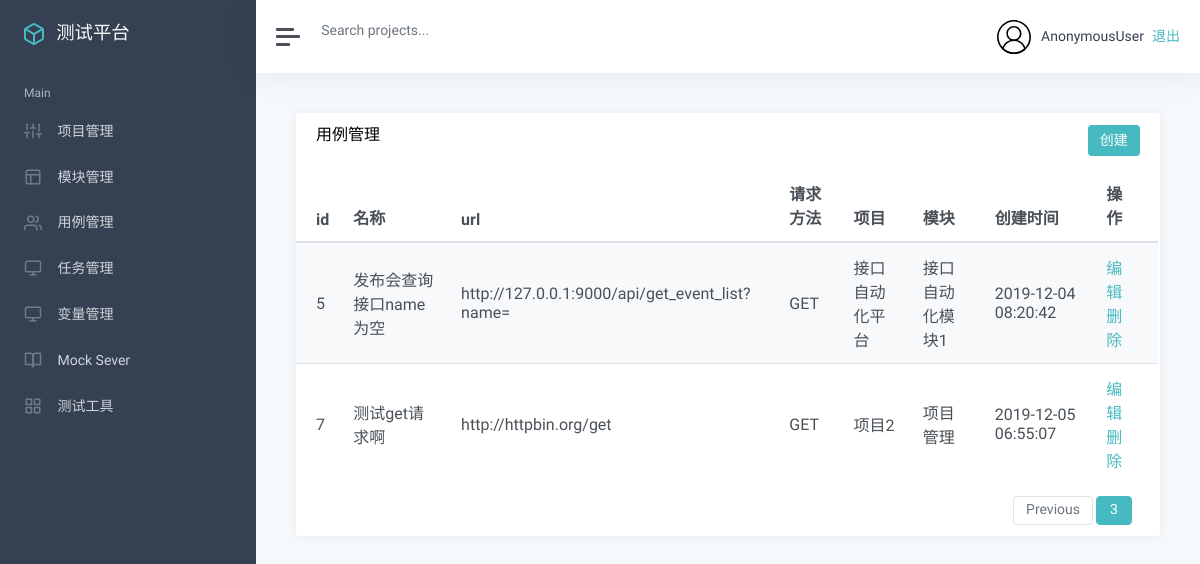
Screenshot of /case/list_case/?page=3 with the database file from the repository.
### app_case/models.py (models this page shows, shortened)
class TestCase(models.Model):
    module = models.ForeignKey(Module, on_delete=models.CASCADE)
    name = models.CharField("名称", max_length=50, null=False)
    url = models.TextField("URL",null=False)
    method = models.IntegerField("请求方法", null=False)
    header = models.TextField("请求头", null=False)
    parameter_type = models.IntegerField("参数类型", null=False)
    parameter_body = models.TextField("参数内容", null=False)
    result = models.TextField("结果", null=False)
    assert_type = models.IntegerField("断言类型", null=False)
    assert_text = models.TextField("结果", null=False)
    update_time = models.DateTimeField("更新时间", auto_now=True)
    create_time = models.DateTimeField("创建时间", auto_now_add=True)

### app_manage/models.py (models this page shows)
class Module(models.Model):
    project = models.ForeignKey(Project, on_delete=models.CASCADE)
    name = models.CharField("名称", max_length=100, null=False, default='')
    describe = models.TextField("描述", default="")
    update_time = models.DateTimeField("更新时间", auto_now=True)
    create_time = models.DateTimeField("创建时间", auto_now_add=True)
    def __str__(self):
        return self.name

class Project(models.Model):
    name = models.CharField("名称", max_length=100, null=False, default='')
    describe = models.TextField("描述", default="")
    status = models.BooleanField("状态", default=True)
    update_time = models.DateTimeField("更新时间", auto_now=True)
    create_time = models.DateTimeField("创建时间", auto_now_add=True)
    def __str__(self):
        return self.name

### app_case/views.py (the view)
# urls.py: path('list_case/', views.list_case),
def list_case(request):
    case_projects = TestCase.objects.all()
    p = Paginator(case_projects, 2)
    page = request.GET.get('page')
    print('page-------------------->',page)
    if page == '':
        page = 1
    try:
        case_projects = p.page(page)
    except PageNotAnInteger:
        case_projects = p.page(1)
    except EmptyPage:
        case_projects = p.page(p.num_pages)
    return render(request,'case/list.html',{
        'case_projects':case_projects
    })

### templates/case/list.html (shortened to what this page needs)
{% extends "manage.html" %}
{% block manage %}
<div class="card flex-fill">
    <div class="card-header">
        <h5 class="card-title mb-0" style="float:left">用例管理</h5>
        <button onclick="add()" type="button" class="btn btn-primary" style="float:right">创建</button>
    </div>
    <div id="datatables-dashboard-traffic_wrapper" class="dataTables_wrapper dt-bootstrap4 no-footer">
        <div class="row">
            <div class="col-sm-12">
                <table id="datatables-dashboard-traffic" class="table table-striped my-0 dataTable no-footer"
                    role="grid" aria-describedby="datatables-dashboard-traffic_info">
                    <thead>
                        <tr role="row">
                            <th>id</th>
                            <th>名称</th>
                            <th>url</th>
                            <th>请求方法</th>
                            <th>项目</th>
                            <th>模块</th>
                            <th>创建时间</th>
                            <th>操作</th>
                        </tr>
                    </thead>
                    <tbody>
                        {% for c in case_projects %}
                        <tr role="row" class="odd">
                            <td>{{ c.id }}</td>
                            <td>{{ c.name }}</td>
                            <td>{{ c.url }}</td>
                            {% if c.method == 1 %}
                                <td>GET</td>
                            {% endif %}
                            <td>{{ c.module.project }}</td>
                            <td>{{ c.module }}</td>
                            <td>{{ c.create_time | date:"Y-m-d H:i:s"}}</td>
                            <td>
                                <a href="/case/edit_case/{{c.id}}/">编辑</a>
                                <a style="color:#47bac1" onclick="case_delete({{ c.id }})">删除</a>
                            </td>
                        </tr>
                        {% endfor %}
                    </tbody>
                </table>
            </div>
        </div>
        <div class="row">
            <div class="col-sm-12 col-md-5">
                <div class="dataTables_info" id="datatables-dashboard-traffic_info" role="status" aria-live="polite">
                </div>
            </div>
            <div class="col-sm-12 col-md-7">
                <div class="dataTables_paginate paging_simple_numbers" id="datatables-dashboard-traffic_paginate">
                    <ul class="pagination">
                        <li class="paginate_button page-item previous"
                            id="datatables-dashboard-traffic_previous">
                            {% if case_projects.has_previous %}
                            <a href="?page={{ case_projects.previous_page_number }}" aria-controls="datatables-dashboard-traffic" data-dt-idx="0" tabindex="0"
                                class="page-link">Previous</a>
                            {% endif %}
                        </li>
                        <li class="paginate_button page-item active">
                            <a href="#" aria-controls="datatables-dashboard-traffic" data-dt-idx="1" tabindex="0"
                                class="page-link">{{ case_projects.number }}</a>
                        </li>
                    </ul>
                </div>
            </div>
        </div>
    </div>
</div>
{% endblock %}

### rows the page displays
TestCase: id "5", name "发布会查询接口name为空", url "http://127.0.0.1:9000/api/get_event_list?name=", method "GET", module.project "接口自动化平台", module "接口自动化模块1", create_time "2019-12-04 08:20:42"
TestCase: id "7", name "测试get请求啊", url "http://httpbin.org/get", method "GET", module.project "项目2", module "项目管理", create_time "2019-12-05 06:55:07"

### other values shown
{{ user }} "AnonymousUser"
{{ case_projects.number }} "3"
